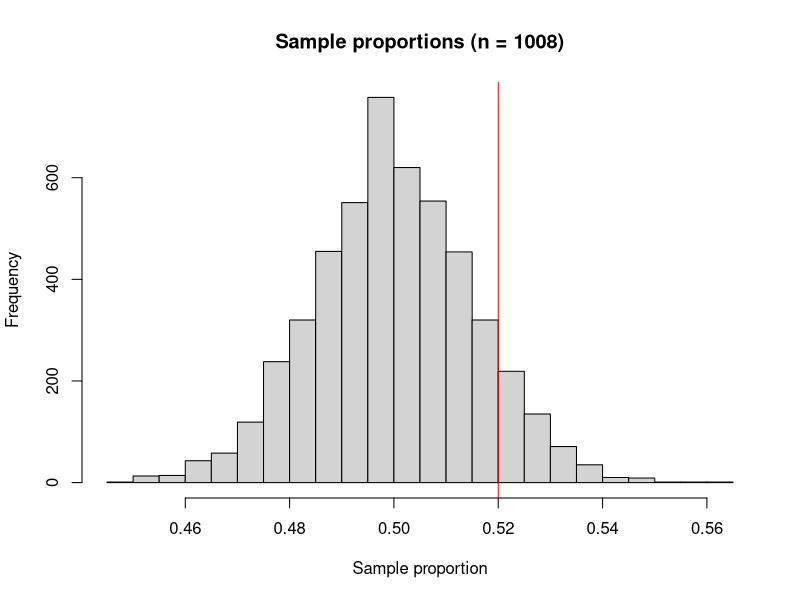
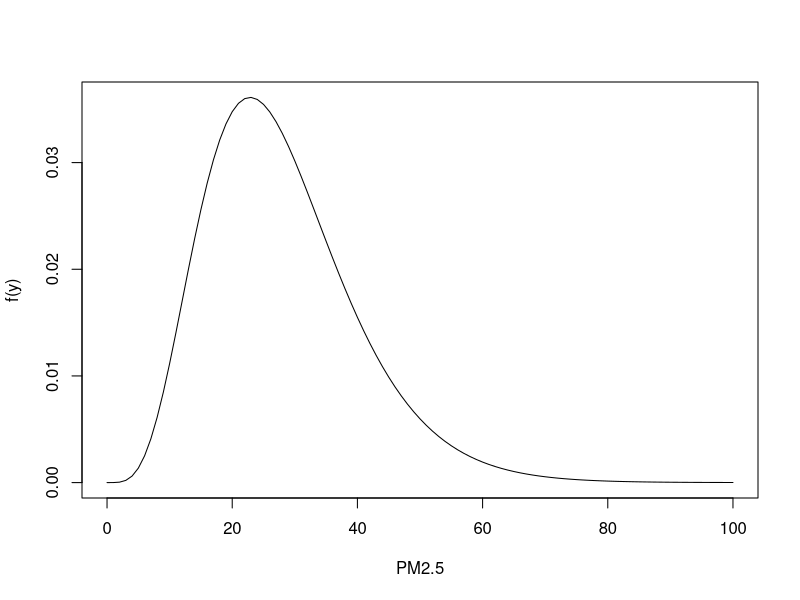
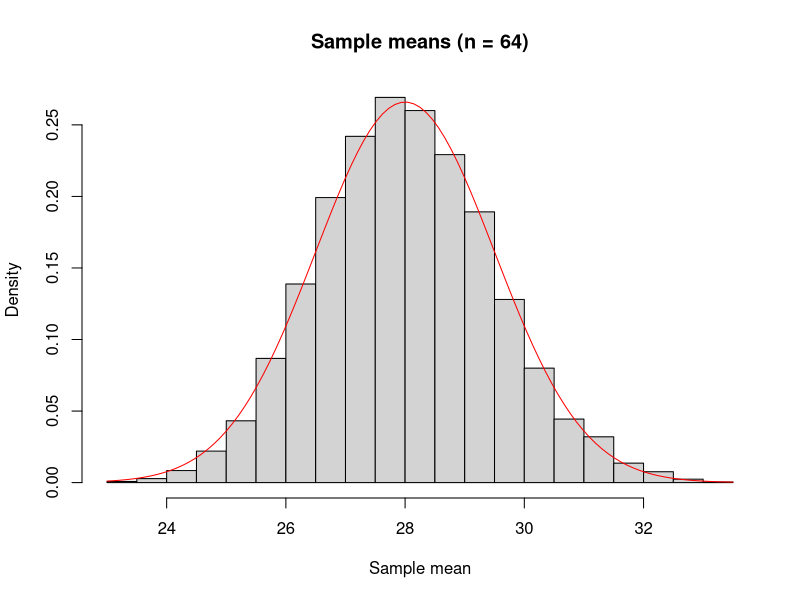

These charts were generated, in order, by the following R code:
## -----------------------------------------------------------------------------
524 / 1008 # Sample proportion

## -----------------------------------------------------------------------------
set.seed(123)
R <- 5000 # Number of simulated surveys
pi_hat <- rbinom(R, size = 1008, prob = 0.5) / 1008 # R sample proportions
head(pi_hat)

## -----------------------------------------------------------------------------
hist(pi_hat, breaks = 30, main = "Sample proportions (n = 1008)", xlab = "Sample proportion")
abline(v = 0.52, col = "red") # Observed sample proportion

## -----------------------------------------------------------------------------
mean(pi_hat >= 0.52) # The mean of TRUE / FALSE values is a proportion

## -----------------------------------------------------------------------------
mean(pi_hat) # Simulated
sd(pi_hat) # Simulated
sqrt(0.5 * 0.5 / 1008) # Theoretical standard error

## -----------------------------------------------------------------------------
sqrt(0.5 * 0.5 / 10000)

## -----------------------------------------------------------------------------
mu <- 28
sigma <- 12
k <- mu^2 / sigma^2 # Shape, so that the mean is mu
lambda <- mu / sigma^2 # Rate, so that the standard deviation is sigma
curve(dgamma(x, shape = k, rate = lambda), from = 0, to = 100, xlab = "PM2.5", ylab = "f(y)")

## -----------------------------------------------------------------------------
set.seed(123)
n <- 64
mean(rgamma(n, shape = k, rate = lambda))
mean(rgamma(n, shape = k, rate = lambda))
mean(rgamma(n, shape = k, rate = lambda))

## -----------------------------------------------------------------------------
y_bar <- rep(NA, R) # Empty vector, to be filled with the R sample means

for (r in 1:R) {
  y <- rgamma(n, shape = k, rate = lambda) # A new campaign of n days
  y_bar[r] <- mean(y) # Its sample mean is stored in position r
}

## -----------------------------------------------------------------------------
mean(y_bar) # Simulated
sd(y_bar) # Simulated
sigma / sqrt(n) # Theoretical standard error

## -----------------------------------------------------------------------------
hist(y_bar, breaks = 30, freq = FALSE, main = "Sample means (n = 64)", xlab = "Sample mean")
curve(dnorm(x, mean = mu, sd = sigma / sqrt(n)), add = TRUE, col = "red")

## -----------------------------------------------------------------------------
1 - pnorm(31, mean = mu, sd = sigma / sqrt(n)) # Central limit theorem
mean(y_bar > 31) # Simulation

## -----------------------------------------------------------------------------
my_var <- function(x) mean(x^2) - mean(x)^2 # From Unit F: divides by n

set.seed(123)
n <- 5
R <- 10000
sigma2_hat <- rep(NA, R)
S2 <- rep(NA, R)

for (r in 1:R) {
  y <- rgamma(n, shape = k, rate = lambda)
  sigma2_hat[r] <- my_var(y)
  S2[r] <- var(y)
}

c(mean(sigma2_hat), mean(S2), sigma^2)

## -----------------------------------------------------------------------------
mean((sigma2_hat - sigma^2)^2) # MSE of the biased estimator
mean((S2 - sigma^2)^2) # MSE of the unbiased estimator
